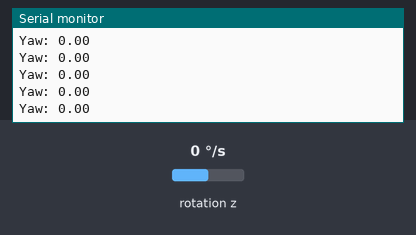
Recording of a sketch running on a simulated Arduino Uno, built with avr-gcc and run on an emulated ATmega328P. On the bench: the last lines printed to the serial monitor. Wiring (inferred from the names in the program): MPU-6050 motion sensor at I2C address 0x68. The test bench sets the inputs (shaded band); at power-on: rotation z 0 °/s.

Above: at 1.2 s.
1.3 s: rotation z set to -100 °/s
At 1.8 s:
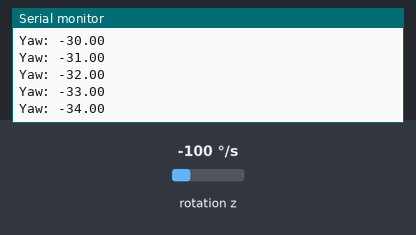
4.3 s: rotation z set to 100 °/s
At 5.1 s:
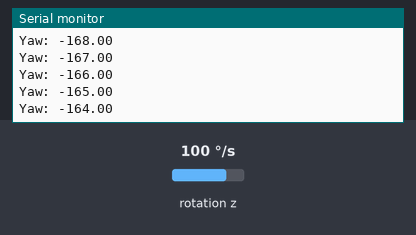
Timing chart, 0 to 7.3 s (numbered marks = the images above; inputs shaded):
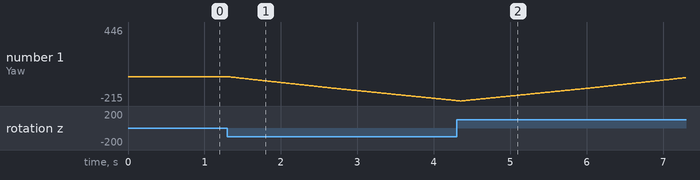

The sketch:

task10.5.ino
```cpp
#include <Wire.h>

#define MPU6050_ADDR          0x68
#define PWR_MGMT_1            0x6B
#define GYRO_XOUT_H           0x43

void setup() {
  Serial.begin(9600);
  Wire.begin();

  Wire.beginTransmission(MPU6050_ADDR);
  Wire.write(PWR_MGMT_1);
  Wire.write(0);
  Wire.endTransmission();
}

void loop() {
  int gyroZ = readGyroZ();
  float yawRate = gyroZ / 131.0;

  static float yaw = 0;
  yaw += yawRate * 0.01;

  Serial.print("Yaw: ");
  Serial.println(yaw);

  delay(10);
}

int readGyroZ() {
  Wire.beginTransmission(MPU6050_ADDR);
  Wire.write(GYRO_XOUT_H + 4);
  Wire.endTransmission(false);

  Wire.requestFrom(MPU6050_ADDR, 2, true);
  int16_t gyroZ = Wire.read() << 8 | Wire.read();

  return gyroZ;
}
```

Measured:
- after the input at 1.3 s, the serial monitor: prints a new line after 0.05 s (image 1)
- plotted number 1: 0 → -211 after the input at 1.3 s
